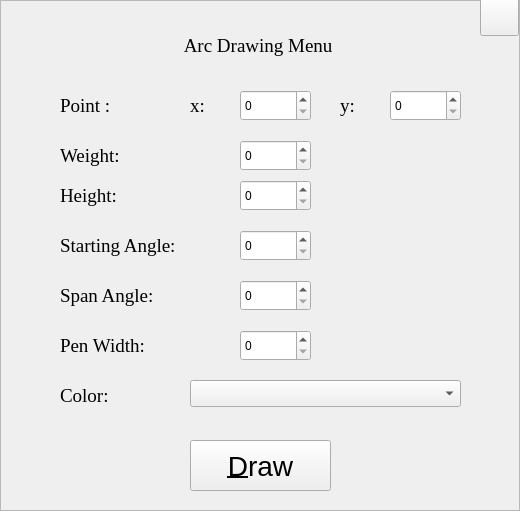
    <widget class="QFrame" name="arcFrame">
     <property name="geometry">
      <rect>
       <x>0</x>
       <y>1243</y>
       <width>520</width>
       <height>511</height>
      </rect>
     </property>
     <property name="focusPolicy">
      <enum>Qt::ClickFocus</enum>
     </property>
     <property name="frameShape">
      <enum>QFrame::StyledPanel</enum>
     </property>
     <property name="frameShadow">
      <enum>QFrame::Raised</enum>
     </property>
     <widget class="QLabel" name="label_22">
      <property name="geometry">
       <rect>
        <x>60</x>
        <y>90</y>
        <width>101</width>
        <height>31</height>
       </rect>
      </property>
      <property name="font">
       <font>
        <family>Times New Roman</family>
        <pointsize>14</pointsize>
       </font>
      </property>
      <property name="text">
       <string>Point : </string>
      </property>
     </widget>
     <widget class="QLabel" name="label_42">
      <property name="geometry">
       <rect>
        <x>190</x>
        <y>90</y>
        <width>41</width>
        <height>31</height>
       </rect>
      </property>
      <property name="font">
       <font>
        <family>Times New Roman</family>
        <pointsize>14</pointsize>
       </font>
      </property>
      <property name="text">
       <string>x: </string>
      </property>
     </widget>
     <widget class="QLabel" name="label_43">
      <property name="geometry">
       <rect>
        <x>340</x>
        <y>90</y>
        <width>41</width>
        <height>31</height>
       </rect>
      </property>
      <property name="font">
       <font>
        <family>Times New Roman</family>
        <pointsize>14</pointsize>
       </font>
      </property>
      <property name="text">
       <string>y: </string>
      </property>
     </widget>
     <widget class="QLabel" name="label_44">
      <property name="geometry">
       <rect>
        <x>60</x>
        <y>380</y>
        <width>101</width>
        <height>31</height>
       </rect>
      </property>
      <property name="font">
       <font>
        <family>Times New Roman</family>
        <pointsize>14</pointsize>
       </font>
      </property>
      <property name="text">
       <string>Color: </string>
      </property>
     </widget>
     <widget class="QLabel" name="label_45">
      <property name="geometry">
       <rect>
        <x>60</x>
        <y>330</y>
        <width>101</width>
        <height>31</height>
       </rect>
      </property>
      <property name="font">
       <font>
        <family>Times New Roman</family>
        <pointsize>14</pointsize>
       </font>
      </property>
      <property name="text">
       <string>Pen Width: </string>
      </property>
     </widget>
     <widget class="QLabel" name="arcDrawingLabel">
      <property name="geometry">
       <rect>
        <x>10</x>
        <y>30</y>
        <width>501</width>
        <height>31</height>
       </rect>
      </property>
      <property name="font">
       <font>
        <family>Times New Roman</family>
        <pointsize>14</pointsize>
       </font>
      </property>
      <property name="text">
       <string>Arc Drawing Menu </string>
      </property>
      <property name="alignment">
       <set>Qt::AlignCenter</set>
      </property>
     </widget>
     <widget class="QLabel" name="label_24">
      <property name="geometry">
       <rect>
        <x>60</x>
        <y>230</y>
        <width>131</width>
        <height>31</height>
       </rect>
      </property>
      <property name="font">
       <font>
        <family>Times New Roman</family>
        <pointsize>14</pointsize>
       </font>
      </property>
      <property name="text">
       <string>Starting Angle:</string>
      </property>
     </widget>
     <widget class="QLabel" name="label_25">
      <property name="geometry">
       <rect>
        <x>60</x>
        <y>280</y>
        <width>131</width>
        <height>31</height>
       </rect>
      </property>
      <property name="font">
       <font>
        <family>Times New Roman</family>
        <pointsize>14</pointsize>
       </font>
      </property>
      <property name="text">
       <string>Span Angle:</string>
      </property>
     </widget>
     <widget class="QLabel" name="label_46">
      <property name="geometry">
       <rect>
        <x>60</x>
        <y>180</y>
        <width>131</width>
        <height>31</height>
       </rect>
      </property>
      <property name="font">
       <font>
        <family>Times New Roman</family>
        <pointsize>14</pointsize>
       </font>
      </property>
      <property name="text">
       <string>Height: </string>
      </property>
     </widget>
     <widget class="QLabel" name="label_47">
      <property name="geometry">
       <rect>
        <x>60</x>
        <y>140</y>
        <width>131</width>
        <height>31</height>
       </rect>
      </property>
      <property name="font">
       <font>
        <family>Times New Roman</family>
        <pointsize>14</pointsize>
       </font>
      </property>
      <property name="text">
       <string>Weight: </string>
      </property>
     </widget>
     <widget class="QSpinBox" name="arcX">
      <property name="geometry">
       <rect>
        <x>240</x>
        <y>90</y>
        <width>71</width>
        <height>31</height>
       </rect>
      </property>
      <property name="maximum">
       <number>1200</number>
      </property>
     </widget>
     <widget class="QSpinBox" name="arcY">
      <property name="geometry">
       <rect>
        <x>390</x>
        <y>90</y>
        <width>71</width>
        <height>31</height>
       </rect>
      </property>
      <property name="maximum">
       <number>700</number>
      </property>
     </widget>
     <widget class="QSpinBox" name="arcWidth">
      <property name="geometry">
       <rect>
        <x>240</x>
        <y>140</y>
        <width>71</width>
        <height>31</height>
       </rect>
      </property>
      <property name="maximum">
       <number>360</number>
      </property>
     </widget>
     <widget class="QSpinBox" name="arcHeight">
      <property name="geometry">
       <rect>
        <x>240</x>
        <y>180</y>
        <width>71</width>
        <height>31</height>
       </rect>
      </property>
      <property name="maximum">
       <number>360</number>
      </property>
     </widget>
     <widget class="QSpinBox" name="arcStartingAngle">
      <property name="geometry">
       <rect>
        <x>240</x>
        <y>230</y>
        <width>71</width>
        <height>31</height>
       </rect>
      </property>
      <property name="maximum">
       <number>360</number>
      </property>
     </widget>
     <widget class="QSpinBox" name="arcSpanAngle">
      <property name="geometry">
       <rect>
        <x>240</x>
        <y>280</y>
        <width>71</width>
        <height>31</height>
       </rect>
      </property>
      <property name="maximum">
       <number>360</number>
      </property>
     </widget>
     <widget class="QSpinBox" name="arcPenWidth">
      <property name="geometry">
       <rect>
        <x>240</x>
        <y>330</y>
        <width>71</width>
        <height>31</height>
       </rect>
      </property>
      <property name="maximum">
       <number>40</number>
      </property>
     </widget>
     <widget class="QComboBox" name="colorArc">
      <property name="geometry">
       <rect>
        <x>190</x>
        <y>380</y>
        <width>271</width>
        <height>27</height>
       </rect>
      </property>
     </widget>
     <widget class="QPushButton" name="drawArc">
      <property name="geometry">
       <rect>
        <x>190</x>
        <y>440</y>
        <width>141</width>
        <height>51</height>
       </rect>
      </property>
      <property name="font">
       <font>
        <pointsize>21</pointsize>
       </font>
      </property>
      <property name="text">
       <string>&amp;Draw</string>
      </property>
      <property name="icon">
       <iconset>
        <normaloff>:/images/paint.png</normaloff>:/images/paint.png</iconset>
      </property>
      <property name="iconSize">
       <size>
        <width>60</width>
        <height>40</height>
       </size>
      </property>
     </widget>
     <widget class="QPushButton" name="cancelArc">
      <property name="geometry">
       <rect>
        <x>480</x>
        <y>-4</y>
        <width>39</width>
        <height>40</height>
       </rect>
      </property>
      <property name="font">
       <font>
        <pointsize>21</pointsize>
       </font>
      </property>
      <property name="toolTip">
       <string extracomment="cancel">cancel</string>
      </property>
      <property name="text">
       <string/>
      </property>
      <property name="icon">
       <iconset>
        <normaloff>:/images/cancel.png</normaloff>:/images/cancel.png</iconset>
      </property>
      <property name="iconSize">
       <size>
        <width>40</width>
        <height>40</height>
       </size>
      </property>
     </widget>
    </widget>
